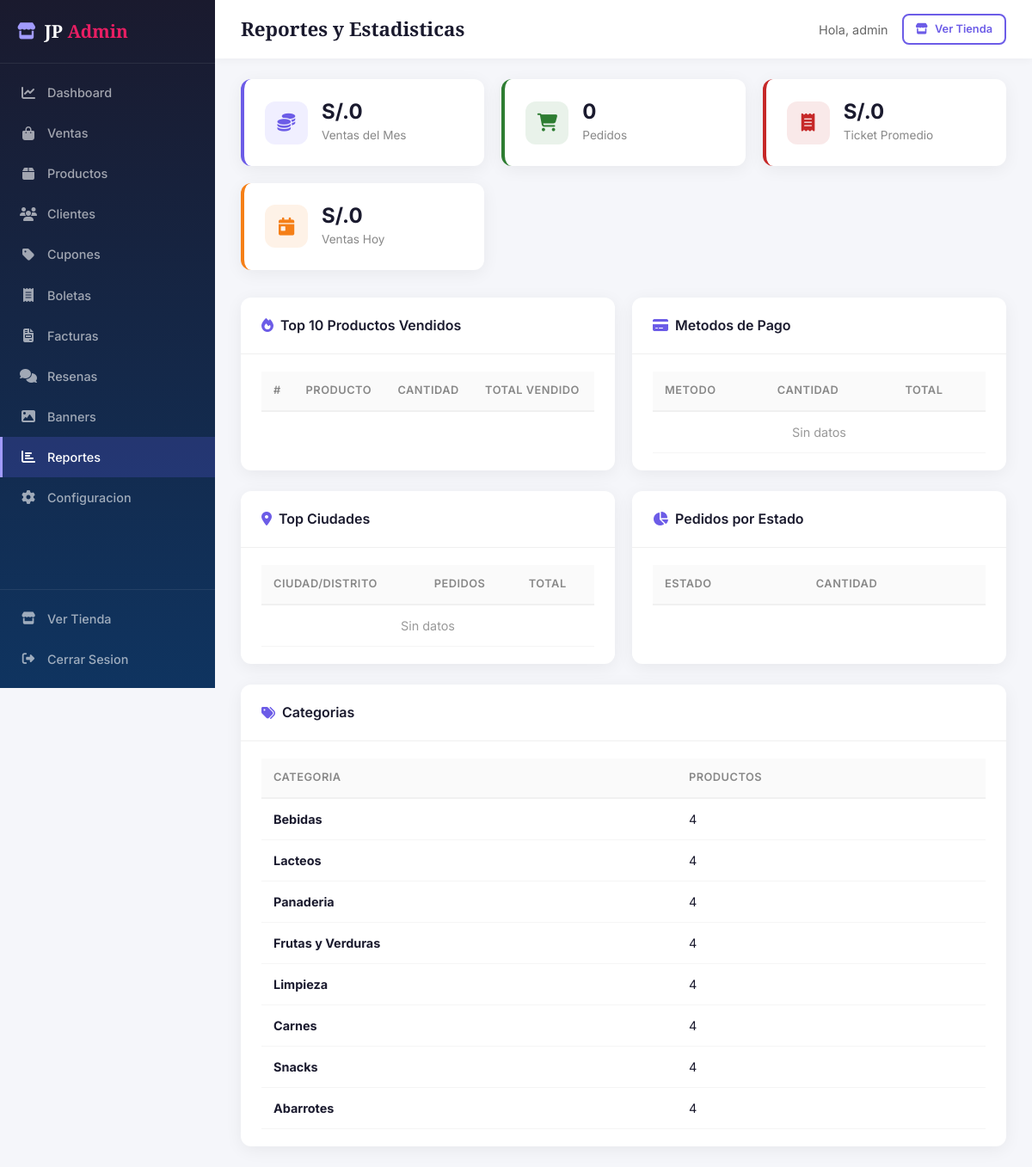
Screenshot of /panel-admin/reportes/ (signed in) with the database file from the repository.
### tienda/models.py (models this page shows, shortened)
class Category(models.Model):
    name = models.CharField(max_length=100)
    description = models.TextField(blank=True)
    image = models.ImageField(upload_to='categories/', blank=True, null=True)
    activa = models.BooleanField(default=True)
    created = models.DateTimeField(auto_now_add=True)
    class Meta:
        verbose_name_plural = 'categories'
        ordering = ['name']

### panel_admin/views.py (the view)
    def wrapper(request, *args, **kwargs):
        if not request.user.is_authenticated:
            return redirect('cuentas:login')
        if not request.user.is_staff:
            return redirect('tienda:home')
        return view_func(request, *args, **kwargs)

### carrito/context_processors.py (called while the page is built)
def cart_count(request):
    count = 0
    if request.user.is_authenticated:
        cart, _ = Cart.objects.get_or_create(user=request.user)
        count = cart.total_items
    elif request.session.session_key:
        cart, _ = Cart.objects.get_or_create(session_key=request.session.session_key)
        count = cart.total_items
    return {'cart_count': count}

### carrito/models.py (called while the page is built)
    @property
    def total_items(self):
        return sum(item.quantity for item in self.items.all())

### panel_admin/views.py (called while the page is built)
def admin_required(view_func):
    def wrapper(request, *args, **kwargs):
        if not request.user.is_authenticated:
            return redirect('cuentas:login')
        if not request.user.is_staff:
            return redirect('tienda:home')
        return view_func(request, *args, **kwargs)
    return wrapper

@admin_required
def reportes(request):
    stats = AdminDashboard.get_stats()
    return render(request, 'panel_admin/reportes.html', stats)

### templates/panel_admin/reportes.html (shortened to what this page needs)
{% extends 'panel_admin/base_admin.html' %}
{% load humanize %}
{% block page_title %}Reportes y Estadisticas{% endblock %}
{% block content %}
<div class="stats-grid">
    <div class="stat-card stat-primary">
        <div class="stat-icon"><i class="fas fa-coins"></i></div>
        <div class="stat-info">
            <h3>S/.{{ ventas_mes|intcomma }}</h3>
            <p>Ventas del Mes</p>
        </div>
    </div>
    <div class="stat-card stat-success">
        <div class="stat-icon"><i class="fas fa-shopping-cart"></i></div>
        <div class="stat-info">
            <h3>{{ pedidos_mes }}</h3>
            <p>Pedidos</p>
        </div>
    </div>
    <div class="stat-card stat-danger">
        <div class="stat-icon"><i class="fas fa-receipt"></i></div>
        <div class="stat-info">
            <h3>S/.{{ ticket_promedio|intcomma }}</h3>
            <p>Ticket Promedio</p>
        </div>
    </div>
    <div class="stat-card stat-warning">
        <div class="stat-icon"><i class="fas fa-calendar-day"></i></div>
        <div class="stat-info">
            <h3>S/.{{ ventas_hoy|intcomma }}</h3>
            <p>Ventas Hoy</p>
        </div>
    </div>
</div>
<div class="content-grid">
    <div class="content-card">
        <div class="card-header"><h3><i class="fas fa-fire"></i> Top 10 Productos Vendidos</h3></div>
        <div class="card-body">
            <table class="data-table">
                <thead><tr><th>#</th><th>Producto</th><th>Cantidad</th><th>Total Vendido</th></tr></thead>
            </table>
        </div>
    </div>
    <div class="content-card">
        <div class="card-header"><h3><i class="fas fa-credit-card"></i> Metodos de Pago</h3></div>
        <div class="card-body">
            <table class="data-table">
                <thead><tr><th>Metodo</th><th>Cantidad</th><th>Total</th></tr></thead>
                <tbody>
                    {% for m in metodos_pago %}
                    <tr>
                        <td><strong>{{ m.metodo_pago }}</strong></td>
                        <td>{{ m.cantidad }}</td>
                        <td>S/.{{ m.total|intcomma }}</td>
                    </tr>
                    {% empty %}
                    <tr><td colspan="3" style="text-align:center;color:#999">Sin datos</td></tr>
                    {% endfor %}
                </tbody>
            </table>
        </div>
    </div>
</div>
<div class="content-grid">
    <div class="content-card">
        <div class="card-header"><h3><i class="fas fa-map-marker-alt"></i> Top Ciudades</h3></div>
        <div class="card-body">
            <table class="data-table">
                <thead><tr><th>Ciudad/Distrito</th><th>Pedidos</th><th>Total</th></tr></thead>
                <tbody>
                    {% for c in cities_stats %}
                    <tr>
                        <td>{{ c.city }}</td>
                        <td>{{ c.cantidad }}</td>
                        <td>S/.{{ c.total|intcomma }}</td>
                    </tr>
                    {% empty %}
                    <tr><td colspan="3" style="text-align:center;color:#999">Sin datos</td></tr>
                    {% endfor %}
                </tbody>
            </table>
        </div>
    </div>
    <div class="content-card">
        <div class="card-header"><h3><i class="fas fa-chart-pie"></i> Pedidos por Estado</h3></div>
        <div class="card-body">
            <table class="data-table">
                <thead><tr><th>Estado</th><th>Cantidad</th></tr></thead>
            </table>
        </div>
    </div>
</div>
<div class="content-card">
    <div class="card-header"><h3><i class="fas fa-tags"></i> Categorias</h3></div>
    <div class="card-body">
        <table class="data-table">
            <thead><tr><th>Categoria</th><th>Productos</th></tr></thead>
            <tbody>
                {% for c in categorias %}
                <tr>
                    <td><strong>{{ c.name }}</strong></td>
                    <td>{{ c.cantidad }}</td>
                </tr>
                {% endfor %}
            </tbody>
        </table>
    </div>
</div>
{% endblock %}

### templates/panel_admin/base_admin.html (shortened to what this page needs)
{% load static %}
<!DOCTYPE html>
<html lang="es">
<head>
    <link rel="stylesheet" href="https://cdnjs.cloudflare.com/ajax/libs/font-awesome/6.5.1/css/all.min.css">
    <link rel="stylesheet" href="{% static 'css/base.css' %}">
    <link rel="stylesheet" href="{% static 'css/admin.css' %}">
</head>
<body class="admin-body">
    <div class="admin-wrapper">
        <aside class="admin-sidebar">
            <div class="sidebar-header">
                <a href="{% url 'panel_admin:dashboard' %}" class="sidebar-logo">
                    <i class="fas fa-store"></i>
                    <span>JP <span class="accent">Admin</span></span>
                </a>
            </div>
            <nav class="sidebar-nav">
                <a href="{% url 'panel_admin:dashboard' %}" class="nav-item {% if request.resolver_match.url_name == 'dashboard' %}active{% endif %}">
                    <i class="fas fa-chart-line"></i><span>Dashboard</span>
                </a>
                <a href="{% url 'panel_admin:ventas' %}" class="nav-item {% if request.resolver_match.url_name == 'ventas' %}active{% endif %}">
                    <i class="fas fa-shopping-bag"></i><span>Ventas</span>
                </a>
                <a href="{% url 'panel_admin:productos' %}" class="nav-item {% if request.resolver_match.url_name == 'productos' %}active{% endif %}">
                    <i class="fas fa-box"></i><span>Productos</span>
                </a>
                <a href="{% url 'panel_admin:clientes' %}" class="nav-item {% if request.resolver_match.url_name == 'clientes' %}active{% endif %}">
                    <i class="fas fa-users"></i><span>Clientes</span>
                </a>
                <a href="{% url 'panel_admin:cupones' %}" class="nav-item {% if request.resolver_match.url_name == 'cupones' %}active{% endif %}">
                    <i class="fas fa-tag"></i><span>Cupones</span>
                </a>
                <a href="{% url 'panel_admin:boletas' %}" class="nav-item {% if request.resolver_match.url_name == 'boletas' %}active{% endif %}">
                    <i class="fas fa-receipt"></i><span>Boletas</span>
                </a>
                <a href="{% url 'panel_admin:facturas' %}" class="nav-item {% if request.resolver_match.url_name == 'facturas' %}active{% endif %}">
                    <i class="fas fa-file-invoice"></i><span>Facturas</span>
                </a>
                <a href="{% url 'panel_admin:reviews' %}" class="nav-item {% if request.resolver_match.url_name == 'reviews' %}active{% endif %}">
                    <i class="fas fa-comments"></i><span>Resenas</span>
                </a>
                <a href="{% url 'panel_admin:banners' %}" class="nav-item {% if request.resolver_match.url_name == 'banners' %}active{% endif %}">
                    <i class="fas fa-image"></i><span>Banners</span>
                </a>
                <a href="{% url 'panel_admin:reportes' %}" class="nav-item {% if request.resolver_match.url_name == 'reportes' %}active{% endif %}">
                    <i class="fas fa-chart-bar"></i><span>Reportes</span>
                </a>
                <a href="{% url 'panel_admin:config' %}" class="nav-item {% if request.resolver_match.url_name == 'config' %}active{% endif %}">
                    <i class="fas fa-cog"></i><span>Configuracion</span>
                </a>
            </nav>
            <div class="sidebar-footer">
                <a href="{% url 'tienda:home' %}" class="nav-item"><i class="fas fa-store"></i><span>Ver Tienda</span></a>
                <a href="{% url 'cuentas:logout' %}" class="nav-item"><i class="fas fa-sign-out-alt"></i><span>Cerrar Sesion</span></a>
            </div>
        </aside>
        <main class="admin-main">
            <div class="admin-topbar">
                <h2>{% block page_title %}Dashboard{% endblock %}</h2>
                <div class="topbar-actions">
                    <span>Hola, {{ user.username }}</span>
                    <a href="{% url 'tienda:home' %}" class="btn btn-sm btn-outline"><i class="fas fa-store"></i> Ver Tienda</a>
                </div>
            </div>
            <div class="admin-content">
                {% block content %}{% endblock %}
            </div>
        </main>
    </div>
</body>
</html>

### static/css/base.css (style rules this page uses)
*,*::before,*::after { margin:0;padding:0;box-sizing:border-box }
:root { --primary:#6c5ce7;--primary-dark:#5a4bd1;--primary-light:#a29bfe;--accent:#e91e63;--success:#2e7d32;--danger:#c62828;--warning:#f57f17;--info:#0277bd;--dark:#1a1a2e;--dark-soft:#555;--gray:#888;--gray-light:#e0e0e0;--light:#f5f6fa;--white:#fff;--radius:12px;--radius-lg:16px;--radius-xl:20px;--shadow:0 4px 20px rgba(0,0,0,.06);--transition:all .3s ease }
html { scroll-behavior:smooth }
body { font-family:'Inter',sans-serif;color:var(--dark);line-height:1.6;min-height:100vh }
a { text-decoration:none;color:inherit;transition:var(--transition) }
.btn { display:inline-flex;align-items:center;justify-content:center;gap:8px;padding:12px 28px;border-radius:50px;font-weight:600;font-size:.92rem;border:2px solid transparent;cursor:pointer;transition:var(--transition);text-align:center;font-family:'Inter',sans-serif;white-space:nowrap }
.btn-outline { background:transparent;border-color:var(--primary);color:var(--primary) }
.btn-sm { padding:6px 14px;font-size:.8rem;border-radius:8px }

### rows the page displays
Category: name "Bebidas", cantidad "4"
Category: name "Lacteos", cantidad "4"
Category: name "Panaderia", cantidad "4"
Category: name "Frutas y Verduras", cantidad "4"
Category: name "Limpieza", cantidad "4"
Category: name "Carnes", cantidad "4"
Category: name "Snacks", cantidad "4"
Category: name "Abarrotes", cantidad "4"

### other values shown
{{ user.username }} "admin"
{{ ventas_mes|intcomma }} "0"
{{ pedidos_mes }} "0"
{{ ticket_promedio|intcomma }} "0"
{{ ventas_hoy|intcomma }} "0"
